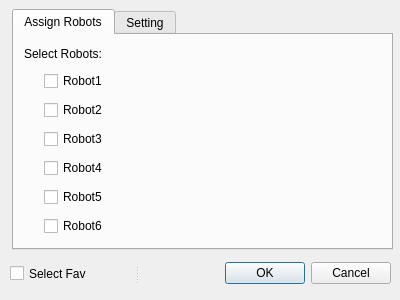
<?xml version="1.0" encoding="UTF-8"?>
<ui version="4.0">
 <class>DialogAddRobot</class>
 <widget class="QDialog" name="DialogAddRobot">
  <property name="geometry">
   <rect>
    <x>0</x>
    <y>0</y>
    <width>400</width>
    <height>300</height>
   </rect>
  </property>
  <property name="windowTitle">
   <string>Setup New Run</string>
  </property>
  <widget class="QTabWidget" name="tabWidget">
   <property name="geometry">
    <rect>
     <x>12</x>
     <y>9</y>
     <width>381</width>
     <height>241</height>
    </rect>
   </property>
   <property name="currentIndex">
    <number>0</number>
   </property>
   <widget class="QWidget" name="tab">
    <attribute name="title">
     <string>Assign Robots</string>
    </attribute>
    <widget class="QLabel" name="label">
     <property name="geometry">
      <rect>
       <x>10</x>
       <y>10</y>
       <width>361</width>
       <height>17</height>
      </rect>
     </property>
     <property name="text">
      <string>Select Robots:</string>
     </property>
    </widget>
    <widget class="QWidget" name="layoutWidget">
     <property name="geometry">
      <rect>
       <x>30</x>
       <y>33</y>
       <width>111</width>
       <height>171</height>
      </rect>
     </property>
     <layout class="QVBoxLayout" name="verticalLayout">
      <item>
       <widget class="QCheckBox" name="checkBox_2">
        <property name="text">
         <string>Robot1</string>
        </property>
       </widget>
      </item>
      <item>
       <widget class="QCheckBox" name="checkBox_3">
        <property name="text">
         <string>Robot2</string>
        </property>
       </widget>
      </item>
      <item>
       <widget class="QCheckBox" name="checkBox_5">
        <property name="text">
         <string>Robot3</string>
        </property>
       </widget>
      </item>
      <item>
       <widget class="QCheckBox" name="checkBox_4">
        <property name="text">
         <string>Robot4</string>
        </property>
       </widget>
      </item>
      <item>
       <widget class="QCheckBox" name="checkBox_6">
        <property name="text">
         <string>Robot5</string>
        </property>
       </widget>
      </item>
      <item>
       <widget class="QCheckBox" name="checkBox_7">
        <property name="text">
         <string>Robot6</string>
        </property>
       </widget>
      </item>
     </layout>
    </widget>
   </widget>
   <widget class="QWidget" name="tab_2">
    <attribute name="title">
     <string>Setting</string>
    </attribute>
   </widget>
  </widget>
  <widget class="QSplitter" name="splitter">
   <property name="geometry">
    <rect>
     <x>10</x>
     <y>260</y>
     <width>381</width>
     <height>27</height>
    </rect>
   </property>
   <property name="orientation">
    <enum>Qt::Horizontal</enum>
   </property>
   <widget class="QCheckBox" name="checkBox">
    <property name="text">
     <string>Select Fav</string>
    </property>
   </widget>
   <widget class="QDialogButtonBox" name="buttonBox">
    <property name="orientation">
     <enum>Qt::Horizontal</enum>
    </property>
    <property name="standardButtons">
     <set>QDialogButtonBox::Cancel|QDialogButtonBox::Ok</set>
    </property>
   </widget>
  </widget>
 </widget>
 <resources/>
 <connections>
  <connection>
   <sender>buttonBox</sender>
   <signal>accepted()</signal>
   <receiver>DialogAddRobot</receiver>
   <slot>accept()</slot>
   <hints>
    <hint type="sourcelabel">
     <x>248</x>
     <y>254</y>
    </hint>
    <hint type="destinationlabel">
     <x>157</x>
     <y>274</y>
    </hint>
   </hints>
  </connection>
  <connection>
   <sender>buttonBox</sender>
   <signal>rejected()</signal>
   <receiver>DialogAddRobot</receiver>
   <slot>reject()</slot>
   <hints>
    <hint type="sourcelabel">
     <x>316</x>
     <y>260</y>
    </hint>
    <hint type="destinationlabel">
     <x>286</x>
     <y>274</y>
    </hint>
   </hints>
  </connection>
 </connections>
</ui>
